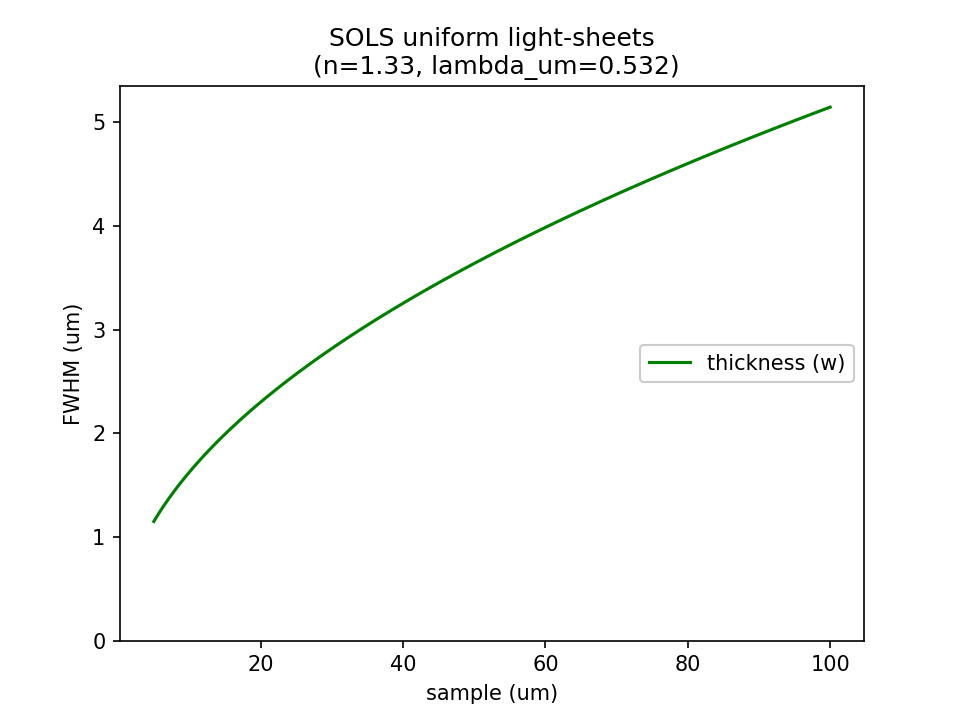

This figure's Python source:
import numpy as np

def lightsheet_thickness(sample_um, n, lambda_um, verbose=True):
    w_fwhm_um = (3 * np.log(2) * lambda_um * sample_um / (np.pi * n))**0.5
    if verbose:
        print('Light-sheet thickness' +
              '(sample_um=%0.2f, n=%0.2f, lambda_um=%0.2f):'%(
                  sample_um, n, lambda_um))
        print('w_fwhm_um=%0.2f\n'%w_fwhm_um)
    return w_fwhm_um

if __name__ == "__main__":
    # Input:
    n, lambda_um = 1.33, 0.532
    w_fwhm_um = lightsheet_thickness(10, n, lambda_um)

    # Plot:
    sample = np.linspace(5, 100, 1000)
    w_fwhm_um = lightsheet_thickness(sample, n, lambda_um, verbose=False)

    import matplotlib.pyplot as plt
    fig, ax = plt.subplots()
    ax.set_title('SOLS uniform light-sheets\n (n=%0.2f, lambda_um=%0.3f)'%(
        n, lambda_um))
    ax.set_ylabel('FWHM (um)')
    ax.set_xlabel('sample (um)')
    ax.plot(sample, w_fwhm_um, label='thickness (w)', color='g')
    ax.set_ylim(ymin=0)
    plt.legend(loc="center right", framealpha=1)
    fig.savefig('SOLS_uniform_lightsheets.png', dpi=150)
    plt.show()
